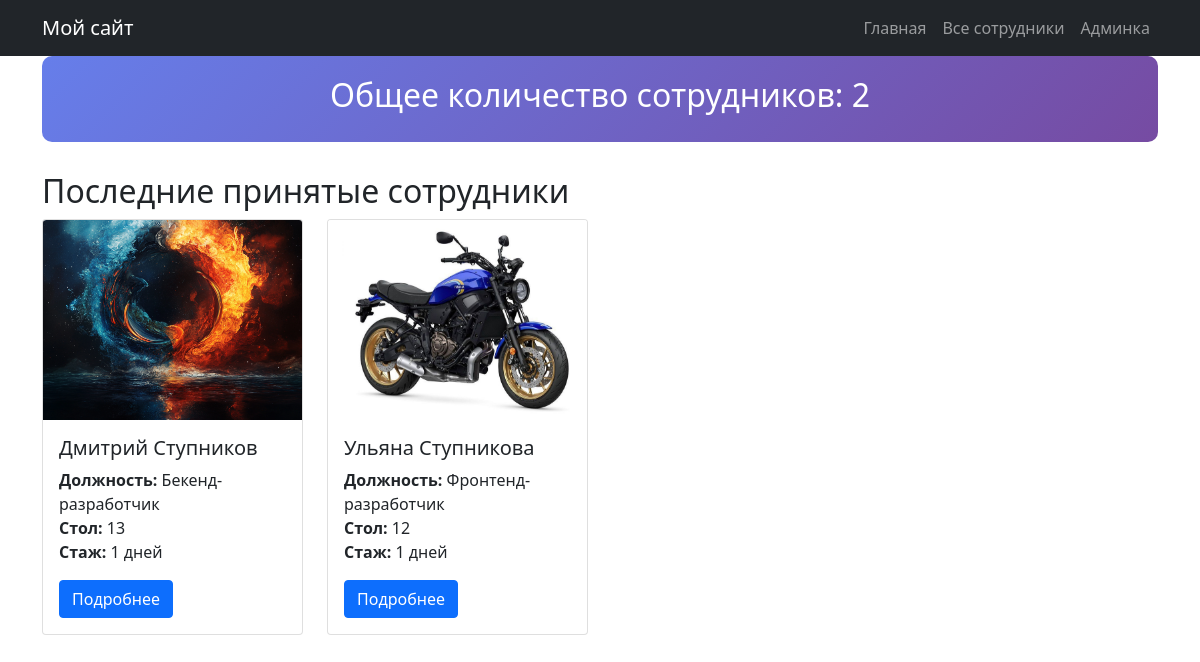
The page / on the database its author committed.
### employee/models.py (models this page shows, shortened)
class Employee(models.Model):
    POSITION_CHOICES = [
        ('backend', 'Бекенд-разработчик'),
        ('frontend', 'Фронтенд-разработчик'),
        ('tester', 'Тестировщик'),
        ('manager', 'Менеджер'),
        ('designer', 'Дизайнер'),
    ]
    GENDER_CHOICES = [  # ДОБАВЛЕНО
        ('male', 'Мужской'),
        ('female', 'Женский'),
    ]
    first_name = models.CharField(max_length=100, verbose_name='Имя', default="Unknown")
    last_name = models.CharField(max_length=100, verbose_name='Фамилия', default="Employee")
    position = models.CharField(max_length=20, choices=POSITION_CHOICES, verbose_name='Должность', default='backend')
    desk_number = models.IntegerField(verbose_name='Номер стола', default=1)
    hire_date = models.DateField(default=timezone.now, verbose_name='Дата приёма на работу')
    gender = models.CharField(max_length=10, choices=GENDER_CHOICES, verbose_name='Пол', default='male')
    skills = models.ManyToManyField('Skill', through='EmployeeSkill', verbose_name='Навыки')
    def get_work_experience_days(self):
        return (timezone.now().date() - self.hire_date).days
    def get_main_photo(self):
        return self.images.first()

class EmployeeImage(models.Model):
    employee = models.ForeignKey(Employee, on_delete=models.CASCADE, related_name='images')
    image = models.ImageField(upload_to='employees/', verbose_name='Изображение')
    uploaded_at = models.DateTimeField(auto_now_add=True)
    class Meta:
        ordering = ['uploaded_at']

### employee/views.py (the view)
# urls.py: path('', views.home, name='home'),
def home(request):
    total_employees = Employee.objects.count()
    latest_employees = Employee.objects.order_by('-hire_date')[:4]
    context = {
        'total_employees': total_employees,
        'latest_employees': latest_employees,
    }
    return render(request, 'employees/home.html', context)

### templates/employees/home.html (shortened to what this page needs)
<!DOCTYPE html>
<html lang="ru">
<head>
    <link href="https://cdn.jsdelivr.net/npm/bootstrap@5.1.3/dist/css/bootstrap.min.css" rel="stylesheet">
</head>
<body>
    <nav class="navbar navbar-expand-lg navbar-dark bg-dark">
        <div class="container">
            <a class="navbar-brand" href="/">Мой сайт</a>
            <div class="navbar-nav">
                <a class="nav-link" href="/">Главная</a>
                <a class="nav-link" href="/employees/">Все сотрудники</a>
                <a class="nav-link" href="/admin/">Админка</a>
            </div>
        </div>
    </nav>
    <div class="container">
        <div class="total-employees-card">
            <h2>Общее количество сотрудников: {{ total_employees }}</h2>
        </div>
        <h2>Последние принятые сотрудники</h2>
        <div class="row">
            {% for employee in latest_employees %}
            <div class="col-md-3 mb-4">
                <div class="card employee-card">
                    {% if employee.get_main_photo %}
                    <img src="{{ employee.get_main_photo.image.url }}" class="card-img-top" alt="{{ employee.first_name }} {{ employee.last_name }}" style="height: 200px; object-fit: cover;">
                    {% else %}
                    <div class="card-img-top no-image">Нет фото</div>
                    {% endif %}
                    <div class="card-body">
                        <h5 class="card-title">{{ employee.first_name }} {{ employee.last_name }}</h5>
                        <p class="card-text">
                            <strong>Должность:</strong> {{ employee.get_position_display }}<br>
                            <strong>Стол:</strong> {{ employee.desk_number }}<br>
                            <strong>Стаж:</strong> {{ employee.get_work_experience_days }} дней
                        </p>
                        <a href="/employees/{{ employee.pk }}/" class="btn btn-primary">Подробнее</a>
                    </div>
                </div>
            </div>
            {% empty %}
            <div class="col-12">
                <div class="alert alert-info">Сотрудники не найдены</div>
            </div>
            {% endfor %}
        </div>
    </div>
</body>
</html>

### templates/employees/home.html (style rules this page uses)
.employee-card { transition: transform 0.2s; height: 100%; }
.total-employees-card { background: linear-gradient(135deg, #667eea 0%, #764ba2 100%); color: white; padding: 20px; border-radius: 10px; margin-bottom: 30px; text-align: center; }

### rows shown on the page
Employee: get_main_photo.image (picture), first_name "Дмитрий", last_name "Ступников", position "Бекенд-разработчик", desk_number "13", get_work_experience_days "1"
Employee: get_main_photo.image (picture), first_name "Ульяна", last_name "Ступникова", position "Фронтенд-разработчик", desk_number "12", get_work_experience_days "1"

### other values the page prints
{{ total_employees }} "2"
